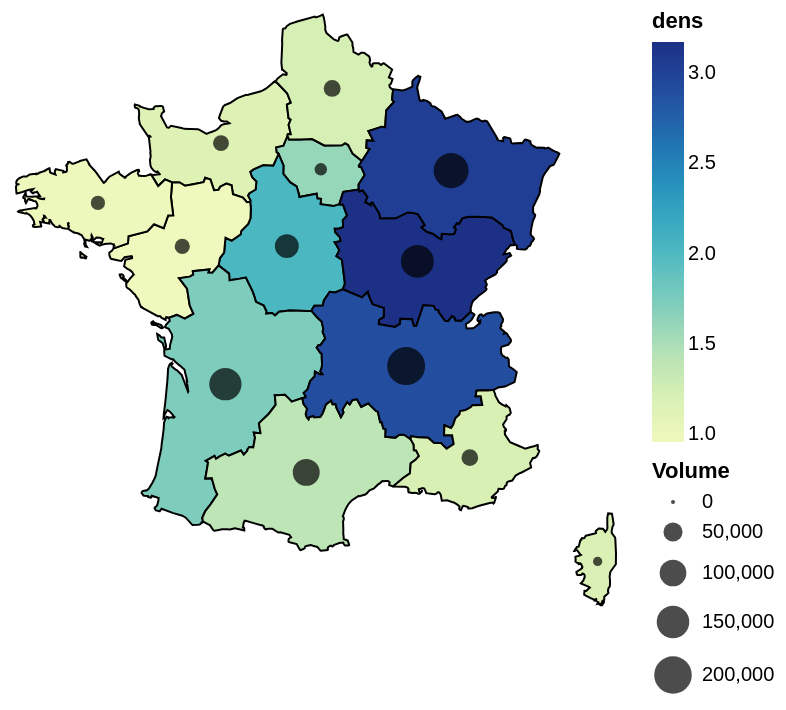

Notebook cell for this chart:
### Markdown cell above
##### Question 3

### Code cell
background = altair.Chart(data_geojson_regions).mark_geoshape(stroke='black').transform_lookup(
    lookup='properties.code_geog',
    from_=altair.LookupData(volume_by_regions, 'RAD13', ['Volume'])).transform_calculate(
    dens='datum.Volume/datum.properties.area'
).encode(
    color='dens:Q',
    tooltip=[
                altair.Tooltip("properties.libelle_geog", type='nominal', title="code"),
                altair.Tooltip("dens", type='quantitative', title="wood dens")
            ]
).project('mercator')

propcircle = altair.Chart(data_geojson_regions).mark_circle(fill='black').transform_lookup(
    lookup='properties.code_geog',
    from_=altair.LookupData(volume_by_regions, 'RAD13', ['Volume'])).encode(
    longitude='properties.x:Q',
    latitude='properties.y:Q',
    size=altair.Size('Volume:Q'),
    color=altair.value('steelblue'),
    tooltip=[
                altair.Tooltip("properties.libelle_geog", type='nominal', title="code"),
                altair.Tooltip("Volume", type='quantitative', title="wood volume")
            ]
)
    
background + propcircle
